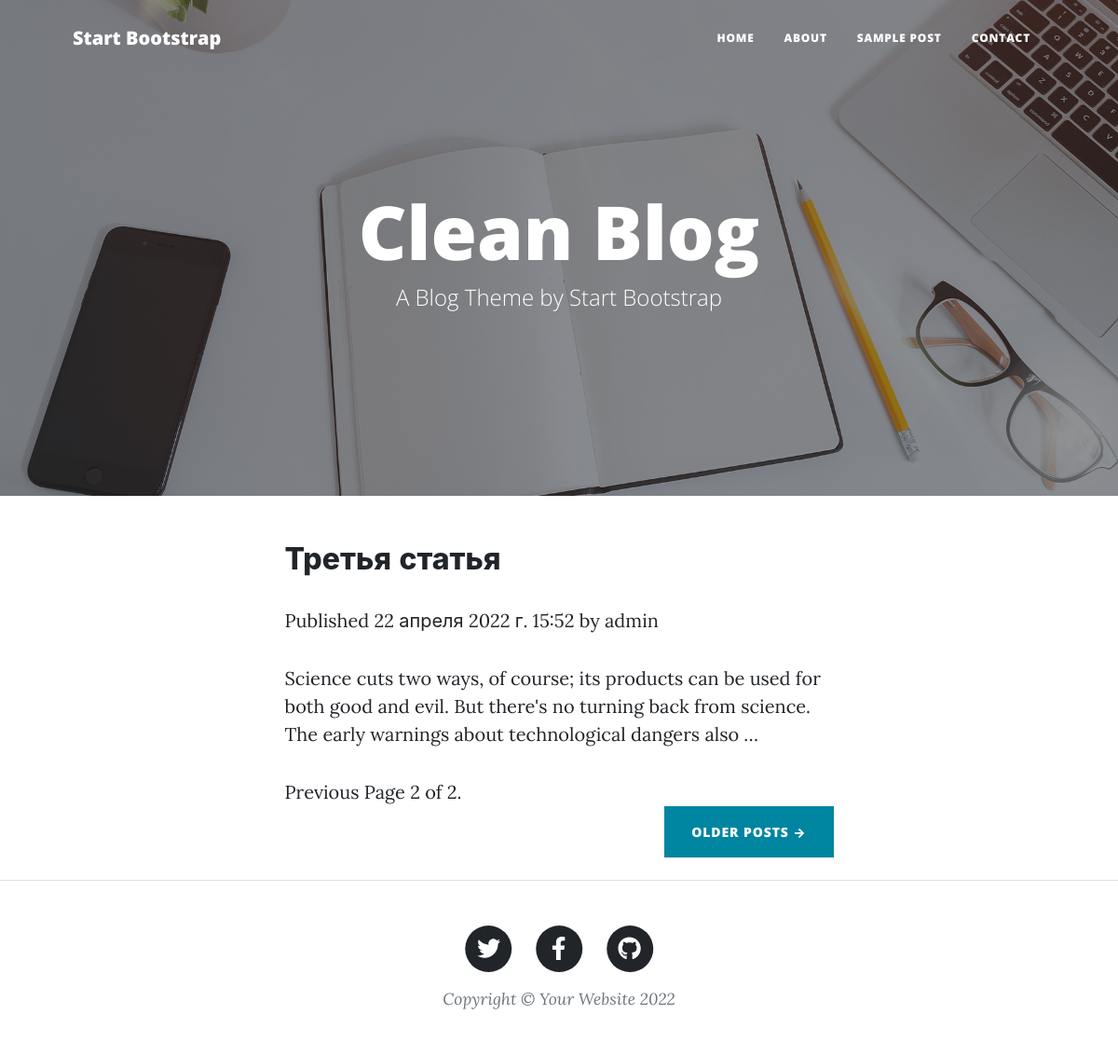
Screenshot of /?page=2 with the database file from the repository.
### blog/models.py (models this page shows, shortened)
class Post(models.Model):
    STATUS_CHOICES = (
        ('draft', 'Draft'),
        ('published', 'Published'),
    )
    title = models.CharField(max_length=250)
    slug = models.SlugField(max_length=250, unique_for_date='publish')
    author = models.ForeignKey(User, on_delete=models.CASCADE,
                               related_name='blog_posts')
    body = models.TextField()
    publish = models.DateTimeField(default=timezone.now)
    created = models.DateTimeField(auto_now_add=True)
    updated = models.DateTimeField(auto_now=True)
    status = models.CharField(max_length=10, choices=STATUS_CHOICES, default='draft')
    class Meta:
        ordering = ('-publish',)
    objects = models.Manager()          # Менеджер по умолчанию.
    published = PublishedManager()      # Наш новый менеджер.
    def get_absolute_url(self):
        return reverse('blog:post_detail', args=[self.publish.year,
                                                 self.publish.month,
                                                 self.publish.day, self.slug])

### blog/views.py (the view)
# urls.py: path('', views.PostListView.as_view(), name='post_list'),
class PostListView(ListView):
    queryset = Post.published.all()
    context_object_name = 'posts'
    paginate_by = 3
    template_name = 'blog/post/list.html'

### blog/templates/blog/post/list.html (shortened to what this page needs)
{% extends "blog/index.html" %}
{% block content %}
    {% for post in posts %}
        <h2>
            <a href="{{ post.get_absolute_url }}">
                {{ post.title }}</a>
        </h2>
        <p class="date">
            Published {{ post.publish }} by {{ post.author }}
        </p>
        {{ post.body|truncatewords:30|linebreaks }}
    {% endfor %}
    {% include "pagination.html" with page=page_obj %}
{% endblock %}

### rows the page displays
Post: title "Третья статья", publish "22 апреля 2022 г. 15:52", author "admin", body "Science cuts two ways, of course; its products can be used for both good and evil. But there's no turning back from science. The early warnings about technological dangers also …"

### other values shown
{{ page.number }} "2"
{{ page.paginator.num_pages }} "2"
